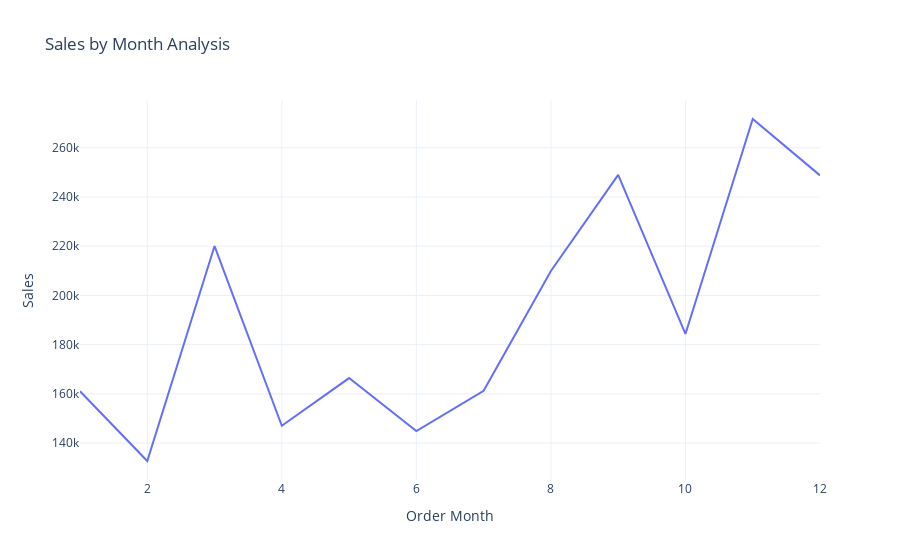

Here is the notebook cell this chart was saved with:
### Code cell
sales_by_month = data.groupby('Order Month')['Sales'].sum().reset_index()
fig = px.line(sales_by_month, 
              x='Order Month', 
              y='Sales', 
              title='Sales by Month Analysis')
fig.show()

### Figure 1 — Plotly figure (JSON) as saved in the notebook; plotly's stock layout.template omitted (floating-point values rounded to 4 significant figures)
{"data": [{"hovertemplate": "Order Month=%{x}<br>Sales=%{y}<extra></extra>", "legendgroup": "", "line": {"color": "#636efa", "dash": "solid"}, "marker": {"symbol": "circle"}, "mode": "lines", "name": "", "orientation": "v", "showlegend": false, "type": "scatter", "x": [1, 2, 3, 4, 5, 6, 7, 8, 9, 10, 11, 12], "xaxis": "x", "y": [161100.0, 132700.0, 220100.0, 147000.0, 166400.0, 144900.0, 161200.0, 210000.0, 249000.0, 184400.0, 271700.0, 248800.0], "yaxis": "y"}], "layout": {"legend": {"tracegroupgap": 0}, "title": {"text": "Sales by Month Analysis"}, "xaxis": {"anchor": "y", "domain": [0, 1], "title": {"text": "Order Month"}}, "yaxis": {"anchor": "x", "domain": [0, 1], "title": {"text": "Sales"}}}}
